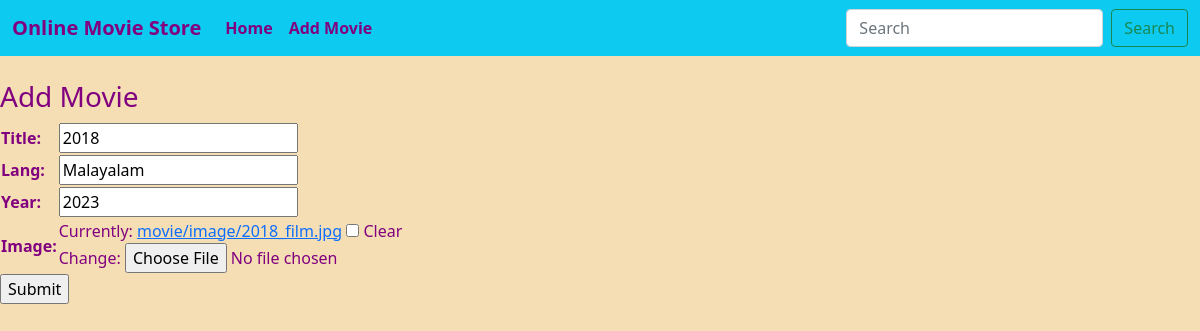
The app's page /editbyid/1/ with its own data.
### movie/models.py (models this page shows)
class Movies(models.Model):
    title=models.CharField(max_length=30)
    lang=models.CharField(max_length=20)
    year=models.IntegerField()
    image=models.ImageField(upload_to="movie/image",null=True,blank=True)

### movie/views.py (the view)
# urls.py: path('editbyid/<int:p>/',views.editbyid,name="editbyid"),
def editbyid(request,p):
    m=Movies.objects.get(id=p)
    form = movieform(instance=m)
    if (request.method == "POST"):
        form = movieform(request.POST,request.FILES,instance=m)
        if (form.is_valid()):
            form.save()
            return viewmovie(request)
    return render(request, 'addmovie.html', {'form': form})

### movie/forms.py
class movieform(forms.ModelForm):
    class Meta:
        model=Movies
        fields="__all__"

### templates/addmovie.html (shortened to what this page needs)
<!DOCTYPE html>
{% extends 'base.html' %}
{% load static %}
{% block content %}
<h3>Add Movie</h3>
<form method="POST" enctype="multipart/form-data" >
    <table>
        {{form.as_table}}
    </table>
    <input type="submit">
</form>
{% endblock %}

### static/css/style.css (style rules this page uses)
body { background-color:wheat; color:purple; }

### records on screen
Movies: title "2018", lang "Malayalam", year "2023"
